Frame 1 (no input): blank canvas, image omitted
Frame 60 (no input): blank canvas, image omitted
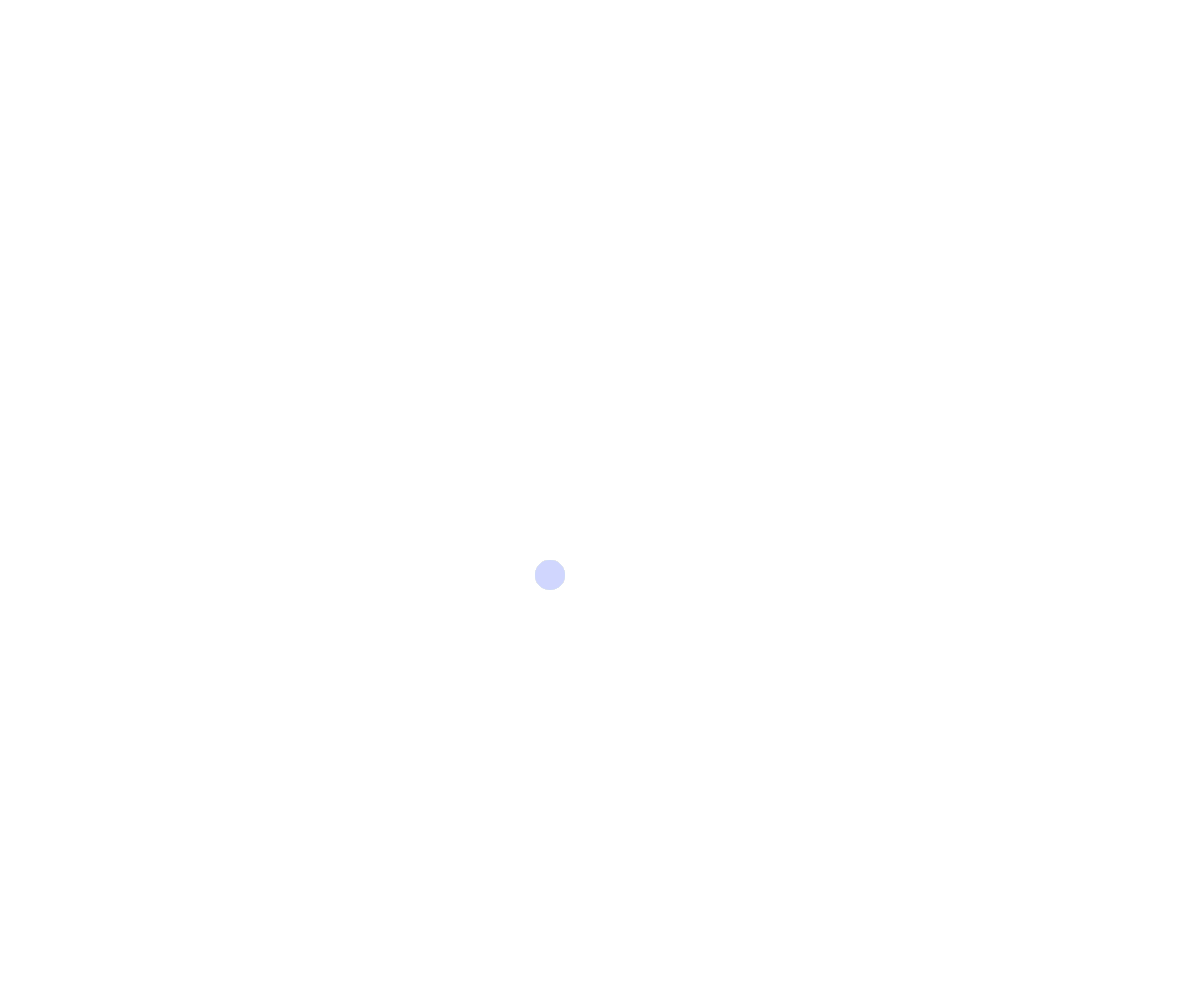
Frame 120 (the mouse pressed at the canvas centre since frame 60)

The p5.js sketch whose frames 1 and 60 were blank and that drew this single picture after the mouse press (run headless with seeded random() and noise() and a simulated clock; from frame 60 on, the mouse is pressed at the canvas centre):

// p5.js sketch
// ── sketch.js

let canvas;
let xPos = 0;
let yPos = 0;
let easing = .005;

function setup() {
    canvas = createCanvas(windowWidth, windowHeight);
    canvas.position(0.0);
    canvas.style("z-index", -2);
    //background(225);
}

function windowResized(){
    resizeCanvas(windowWidth, windowHeight);
}

function draw(){
    clear();

    xPos = xPos + (mouseX - xPos) * easing;
    yPos = yPos + (mouseY - yPos) * easing;

    drawThing (xPos, yPos);
}

function drawThing(_x, _y) {
    //draw eyeballs
    fill(225);
    ellipse(_x , _y, 30, 30);
    ellipse(_x - 20, _y + 5, 30, 30);

    //draw pupils
    fill(0);
    ellipse(_x + 10, _y, 5, 5);
    ellipse(_x - 10, _y + 5, 5, 5);
}

function draw(){
    drawThing(mouseX - 50, mouseY + 75);

}
function drawThing(_x,_y){
    strokeWeight(0);
    fill(random(200,255), random(200,255), random(200,255));
    ellipse(_x, _y, 30, 30);
}
